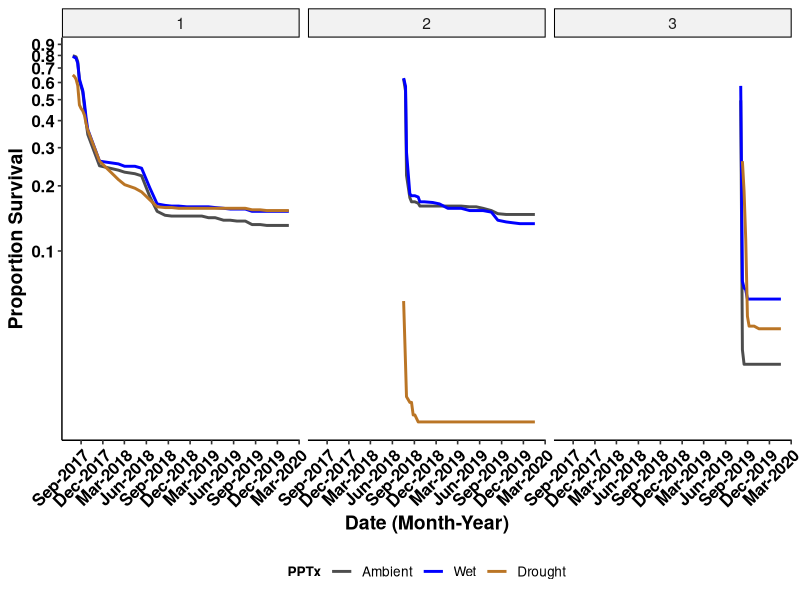
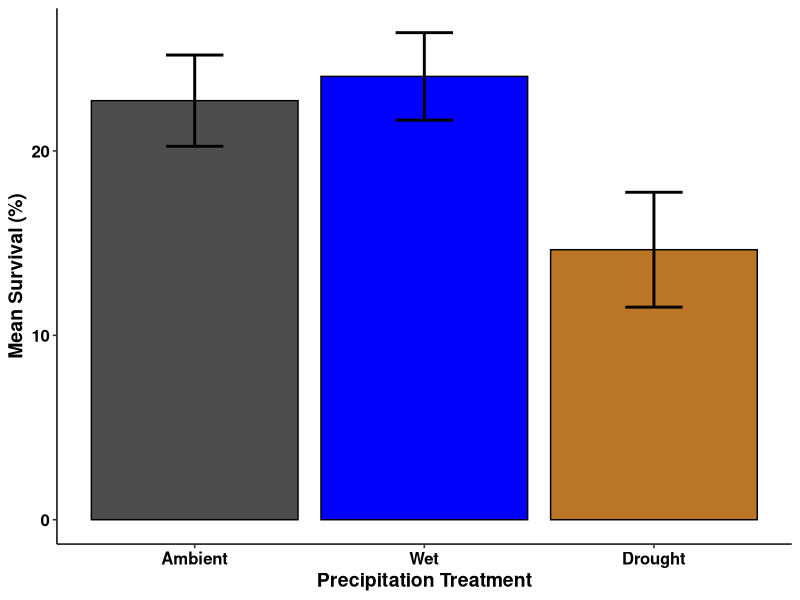
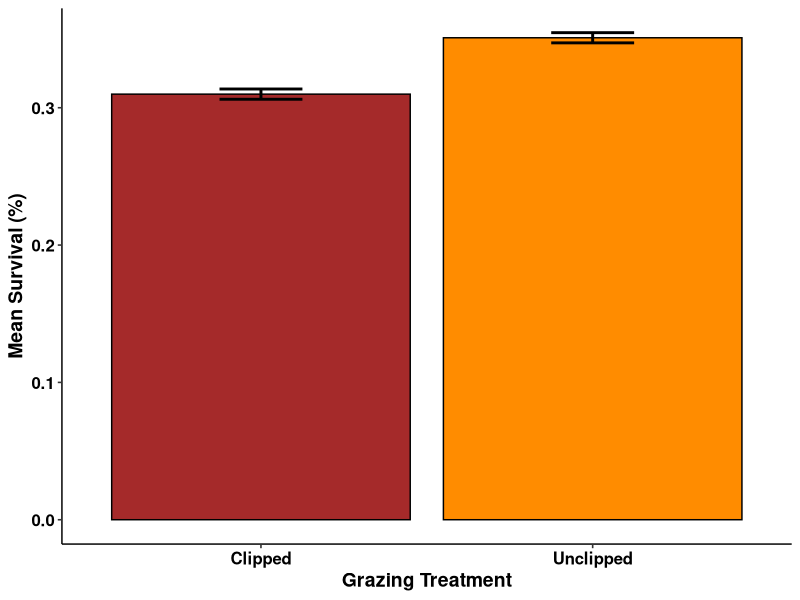
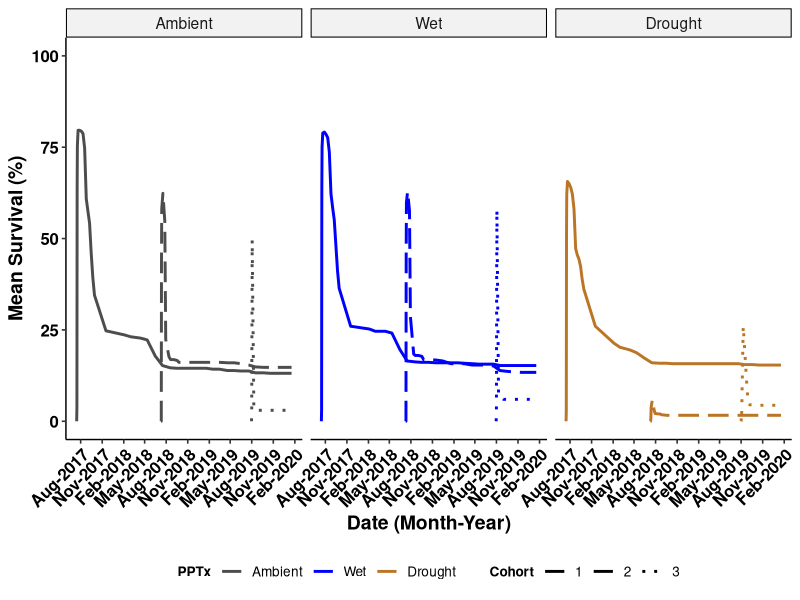
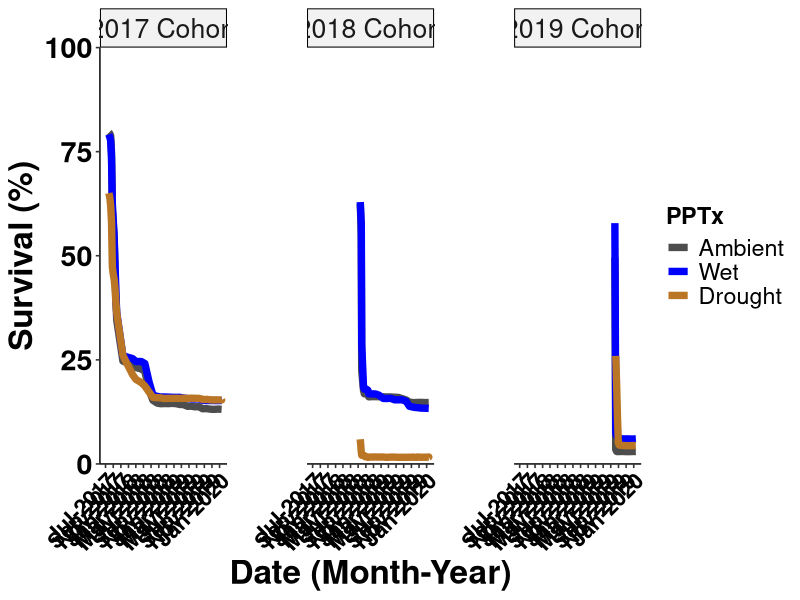
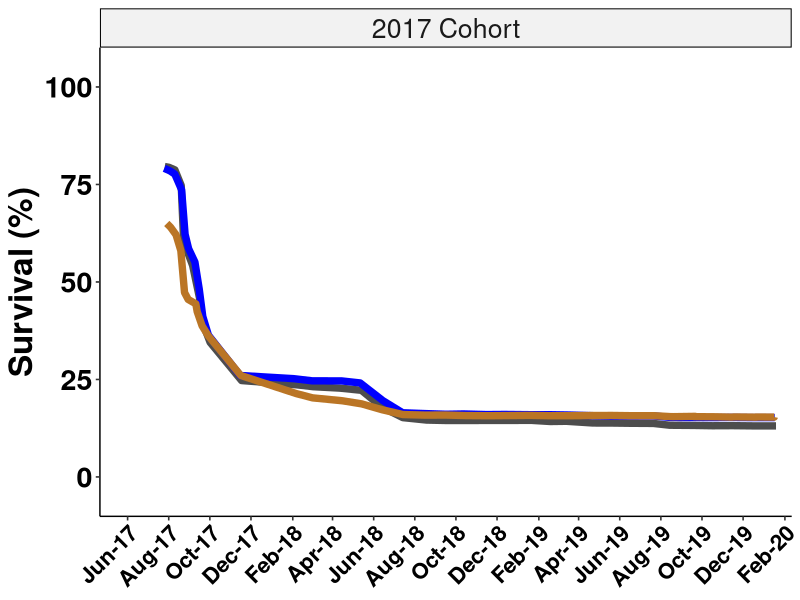
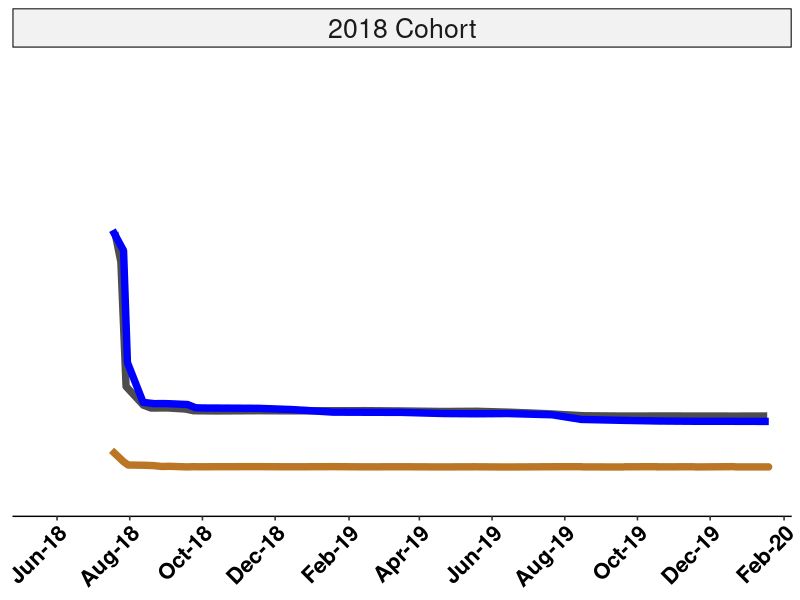
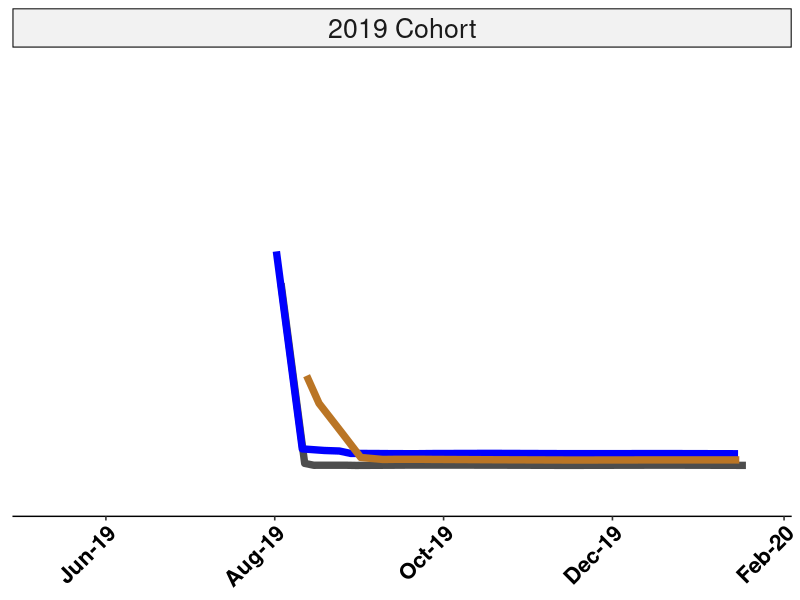

Here is the R script that generated these plots, in order: (Note: this script raises an error after producing the figures.)
# USDA Rainout - Santa Rita Experimental Range
# Data visualizations-main
# Austin Rutherford
# email:arutherford@email.arizona.edu
# 2021-03-29

# Load packages
library(tidyverse)
library(forcats)
library(vroom)
library(ggpubr)
library(glmmTMB)
library(dplyr)

### Read in clean seedlings data with model outputs from "srer_rainout_stats_summarize"
seedlings_obs <- vroom("Data/seedlings_obs.csv",
                   col_types = c(.default = "f",
                                 ObsID = "i",
                                 date = "D",
                                 survival = "i",
                                 died = "i",
                                 tot_germination = "i",
                                 herb_lived = "i",
                                 herb_died = "i",
                                 tot_herbivory = "i",
                                 granivory = "i",
                                 res_surv = "d",
                                 sim_surv = "d",
                                 sim_fit_surv = "d",
                                 pred_surv = "d"))
str(seedlings_obs)
glimpse(seedlings_obs)

# create data set for raw survival data
tot_surv <- seedlings_obs %>% 
  mutate(surv_perc = ((survival/tot_germination))) %>% 
  mutate(surv_perc = replace_na(surv_perc, 0)) %>% 
  group_by(precip, cohort, date) %>% 
  summarise(mean_surv = mean(survival/10),
            count_surv = sum(survival),
            sd_surv = sd(surv_perc),
            counts = n(),
            se_surv = (sd_surv/sqrt(counts))) %>%
  mutate(upper = mean_surv + se_surv,
         lower = mean_surv - se_surv,
         date = as.Date(date))

summary(tot_surv)

# survivorship curve, remove the lead up
surv_small_1 <- tot_surv %>% 
  filter(cohort == 1) %>% 
  filter(date > "2017-07-21")

surv_small_2 <- tot_surv %>% 
  filter(cohort == 2) %>% 
  filter(date >= "2018-07-18")

surv_small_3 <- tot_surv %>% 
  filter(cohort == 3 & precip != "RO") %>% # to start with all max values, need to cut one more date from RO..delayed germ
  filter(date >= "2019-08-03")

surv_small_drought <- tot_surv %>% 
  filter(precip == "RO" & date >= "2019-08-10")

surv_small_all <- rbind(surv_small_1, surv_small_2, surv_small_3, surv_small_drought) %>% 
  mutate(date = as.Date(date))


line_surv_curv <- surv_small_all %>% 
  mutate(precip = recode_factor(precip,
                                "Control" = "Ambient",
                                "IR" = "Wet",
                                "RO" = "Drought")) %>% 
  ggplot(aes(x = date, y = mean_surv, group = precip, color = precip)) + 
  scale_color_manual(values = c("grey30", "blue1", "#ba7525")) +
  scale_x_date(date_labels = "%b-%Y", date_breaks = "3 months") +
  geom_line(aes(), stat = "identity", size = 1) + 
  scale_fill_manual(values = c("grey30","blue1", "red1")) +
  scale_y_log10(breaks = seq(0, 1, 0.10))+
  labs(y = "Proportion Survival",
       x = "Date (Month-Year)",
       color = "PPTx") +
  facet_wrap(~cohort, ncol = 3, nrow = 1) +
  theme_pubr(legend = "bottom", x.text.angle = 45) +
  labs_pubr()

line_surv_curv

# bar fig of survival
bar_surv_fig <- tot_surv %>%
  group_by(precip) %>% 
  summarise(mean_precip_per = (100*mean(mean_surv)),
            mean_se_per = (100*mean(se_surv))) %>%
  mutate(upper = mean_precip_per + mean_se_per,
         lower = mean_precip_per - mean_se_per) %>%
  mutate(precip = recode_factor(precip,
                                      "Control" = "Ambient",
                                      "IR" = "Wet",
                                       "RO" = "Drought", .ordered = TRUE)) %>% 
  ggplot(mapping = aes(x = precip, y = mean_precip_per, fill = precip)) +
  geom_bar(stat="identity", color = "black", position=position_dodge()) +
  geom_errorbar(aes(ymin = lower, ymax = upper), width = 0.25, position = position_dodge(), size = 1) +
  scale_fill_manual(values = c("grey30","blue1","#ba7525")) +
  scale_x_discrete(labels = c("Ambient","Wet", "Drought")) +
  labs(y = "Mean Survival (%)",
       x = "Precipitation Treatment") +
  theme_pubr(legend = "none") +
  labs_pubr()

bar_surv_fig

ggsave(filename = "Figures_Tables/bar_mean_surv.tiff",
       plot = bar_surv_fig,
       dpi = 800,
       width = 22,
       height = 12,
       units = "in",
       compression = "lzw")

# create data set for clip
tot_surv_c <- seedlings_obs %>% 
  mutate(surv_perc = ((survival/tot_germination))) %>% 
  mutate(surv_perc = replace_na(surv_perc, 0)) %>% 
  group_by(clip) %>% 
  summarise(mean_surv = mean(surv_perc),
            count_surv = sum(surv_perc),
            sd_surv = sd(surv_perc),
            counts = n(),
            se_surv = (sd_surv/sqrt(counts))) %>%
  mutate(upper = mean_surv + se_surv,
         lower = mean_surv - se_surv)

bar_cliponly_fig <- tot_surv_c %>%
  ggplot(mapping = aes(x = clip, y = mean_surv, fill = clip)) +
  geom_bar(stat="identity", color = "black", position=position_dodge()) +
  geom_errorbar(aes(ymin = lower, ymax = upper), width = 0.25, position = position_dodge(), size = 1) +
  scale_fill_manual(values = c("brown","darkorange")) +
  scale_x_discrete(labels = c("Clipped","Unclipped")) +
  labs(y = "Mean Survival (%)",
       x = "Grazing Treatment") +
  theme_pubr(legend = "none") +
  labs_pubr()

bar_cliponly_fig

ggsave(filename = "Figures_Tables/bar_cliponly_surv.tiff",
       plot = bar_cliponly_fig,
       dpi = 800,
       width = 22,
       height = 12,
       units = "in",
       compression = "lzw")

# plot survival over time, all dates
line_mean_surv <- tot_surv %>% 
  mutate(precip = recode_factor(precip,
                                "Control" = "Ambient",
                                "IR" = "Wet",
                                "RO" = "Drought", .ordered = TRUE)) %>% 
  ggplot(aes(x = date, y = 100*mean_surv, group = cohort, color = precip)) + 
  scale_color_manual(values = c("grey30", "blue1", "#ba7525")) +
  #scale_y_continuous(breaks = seq(0, 120, 10), expand = c(0.02,0)) +
  scale_x_date(date_labels = "%b-%Y", date_breaks = "3 months") +
  geom_line(aes(linetype = cohort), stat = "identity", size = 1) + 
  scale_linetype_manual(values=c("solid","longdash", "dotted")) +
  scale_fill_manual(values = c("grey30","blue1", "red1")) +
  ylim(0, 100) +
  labs(y = "Mean Survival (%)",
       x = "Date (Month-Year)",
       color = "PPTx",
       linetype = "Cohort") +
  facet_wrap(~precip, ncol = 3, nrow = 1) +
  theme_pubr(legend = "bottom", x.text.angle = 45) +
  labs_pubr()

line_mean_surv

ggsave(filename = "Figures_Tables/seedlings/line_mean_surv.tiff",
       plot = line_mean_surv,
       dpi = 800,
       width = 22,
       height = 12,
       units = "in",
       compression = "lzw")


# remove the lead up survival to start max for each cohort (following Archer suggestions)
surv_small_1 <- tot_surv %>% 
  filter(cohort == 1) %>% 
  filter(date > "2017-07-21")

surv_small_2 <- tot_surv %>% 
  filter(cohort == 2) %>% 
  filter(date >= "2018-07-18")

surv_small_3 <- tot_surv %>% 
  filter(cohort == 3 & precip != "RO") %>% # to start with all max values, need to cut one more date from RO..delayed germ
  filter(date >= "2019-08-03")

surv_small_drought <- tot_surv %>% 
  filter(precip == "RO" & date >= "2019-08-10")

surv_small_all <- rbind(surv_small_1, surv_small_2, surv_small_3, surv_small_drought) %>% 
  mutate(date = as.Date(date))

range <-  c(as.Date("2017-06-15"), as.Date("2020-02-01"))

line_mean_surv_archer <- surv_small_all %>% 
  mutate(precip = recode_factor(precip,
                                "Control" = "Ambient",
                                "IR" = "Wet",
                                "RO" = "Drought", .ordered = TRUE)) %>%
  mutate(cohort = recode_factor(cohort,
                                "1" = "2017 Cohort",
                                "2" = "2018 Cohort",
                                "3" = "2019 Cohort")) %>%
  ggplot(aes(x = date, y = 100*mean_surv, group = precip, color = precip)) + 
  scale_color_manual(values = c("grey30", "blue1", "#ba7525")) +
  scale_y_continuous(limits = c(0,100), breaks = seq(0, 100, 25), expand = c(0,0)) +
  scale_x_date(date_labels = "%b-%Y", date_breaks = "2.5 months", expand = c(0.03,0.03), limits = range) +
  geom_line(aes(), stat = "identity", size = 2.5, position = "jitter") + 
  #scale_linetype_manual(values=c("solid","longdash", "dotted")) +
  scale_fill_manual(values = c("grey30","blue1", "red1")) +
  #ylim(0, 700) +
  labs(y = "Survival (%)",
       x = "Date (Month-Year)",
       color = "PPTx") +
  facet_wrap(~cohort, ncol = 3, nrow = 1, scales = "free_x") +
  theme_pubr(legend = "right", x.text.angle = 45) +
  theme(panel.spacing.x = unit(4, "lines")) +
  labs_pubr(base_size = 24)+
  theme(axis.text.x=element_text(size=16))

line_mean_surv_archer

ggsave(filename = "Figures_Tables/seedlings/line_mean_surv_archer.tiff",
       plot = line_mean_surv_archer,
       dpi = 800,
       width = 22,
       height = 12,
       units = "in",
       compression = "lzw")

# create a separate plot for each cohort, then combine to set date ranges/scales
# for each cohort 

surv_1 <- surv_small_all %>% filter(cohort == "1")

surv_2 <- surv_small_all %>% filter(cohort == "2")

surv_3 <- surv_small_all %>% filter(cohort == "3")

range1 <-  c(as.Date("2017-05-01"), as.Date("2020-02-01"))

line_mean_surv_archer_1 <- surv_1 %>% 
  mutate(precip = recode_factor(precip,
                                "Control" = "Ambient",
                                "IR" = "Wet",
                                "RO" = "Drought", .ordered = TRUE)) %>%
  mutate(cohort = recode_factor(cohort,
                                "1" = "2017 Cohort")) %>%
  ggplot(aes(x = date, y = 100*mean_surv, group = precip, color = precip)) + 
  scale_color_manual(values = c("grey30", "blue1", "#ba7525")) +
  scale_y_continuous(limits = c(0,100), breaks = seq(0, 100, 25), expand = c(0.1,0.1)) +
  scale_x_date(date_labels = "%b-%y", date_breaks = "2.75 months", expand = c(0.01, 0), limits = range1) +
  geom_line(aes(), stat = "identity", size = 2.5, position = "jitter") + 
  scale_fill_manual(values = c("grey30","blue1", "red1")) +
  labs(y = "Survival (%)",
       x = NULL,
       color = "PPTx") +
  facet_wrap(~cohort) +
  theme_pubr(legend = "none", x.text.angle = 45) +
  #theme(plot.margin =  unit(c(0,1,0,0),"inches")) +
  labs_pubr(base_size = 24)+
  theme(axis.text.x=element_text(size=16))

line_mean_surv_archer_1

range2 <-  c(as.Date("2018-05-01"), as.Date("2020-02-01"))

line_mean_surv_archer_2 <- surv_2 %>% 
  mutate(precip = recode_factor(precip,
                                "Control" = "Ambient",
                                "IR" = "Wet",
                                "RO" = "Drought", .ordered = TRUE)) %>%
  mutate(cohort = recode_factor(cohort,
                                "2" = "2018 Cohort")) %>%
  ggplot(aes(x = date, y = 100*mean_surv, group = precip, color = precip)) + 
  scale_color_manual(values = c("grey30", "blue1", "#ba7525")) +
  scale_y_continuous(limits = c(-1,100), breaks = seq(0, 100, 25), expand = c(0.1,0.1)) +
  scale_x_date(date_labels = "%b-%y", date_breaks = "2.75 months", expand = c(0.01,0), limits = range2) +
  geom_line(aes(), stat = "identity", size = 2.5, position = "jitter") + 
  scale_fill_manual(values = c("grey30","blue1", "red1")) +
  labs(y = NULL,
       x = NULL,
       color = "PPTx") +
  facet_wrap(~cohort) +
  theme_pubr(legend = "none", x.text.angle = 45) +
  #theme(plot.margin =  unit(c(0,1,0,0),"inches")) +
  labs_pubr(base_size = 24)+
  theme(axis.text.x=element_text(size=16),
        axis.text.y = element_blank(),
        axis.ticks.y = element_blank(),
        axis.line.y = element_blank())

line_mean_surv_archer_2

range3 <-  c(as.Date("2019-05-01"), as.Date("2020-02-01"))

line_mean_surv_archer_3 <- surv_3 %>% 
  mutate(precip = recode_factor(precip,
                                "Control" = "Ambient",
                                "IR" = "Wet",
                                "RO" = "Drought", .ordered = TRUE)) %>%
  mutate(cohort = recode_factor(cohort,
                                "3" = "2019 Cohort")) %>%
  ggplot(aes(x = date, y = 100*mean_surv, group = precip, color = precip)) + 
  scale_color_manual(values = c("grey30", "blue1", "#ba7525")) +
  scale_y_continuous(limits = c(0,100), breaks = seq(0, 100, 25), expand = c(0.1,0.1)) +
  scale_x_date(date_labels = "%b-%y", date_breaks = "2.75 months", expand = c(0.01,0), limits = range3) +
  geom_line(aes(), stat = "identity", size = 2.5, position = "jitter") + 
  scale_fill_manual(values = c("grey30","blue1", "red1")) +
  labs(y = NULL,
       x = NULL,
       color = "PPTx") +
  facet_wrap(~cohort) +
  theme_pubr(legend = "none", x.text.angle = 45) +
  #theme(plot.margin =  unit(c(0,1,0,0),"inches")) +
  labs_pubr(base_size = 24)+
  theme(axis.text.x=element_text(size=16),
        axis.text.y = element_blank(),
        axis.ticks.y = element_blank(),
        axis.line.y = element_blank())

line_mean_surv_archer_3

# combine the three figs into one
tot_surv_fig <- gridExtra::grid.arrange(line_mean_surv_archer_1, 
                             line_mean_surv_archer_2,
                             line_mean_surv_archer_3,
                             ncol = 3)

tot_surv_fig

ggsave(filename = "Figures_Tables/seedlings/line_mean_surv_tot.tiff",
       plot = tot_surv_fig,
       dpi = 800,
       width = 22,
       height = 12,
       units = "in",
       compression = "lzw")

surv_small_all %>% 
  group_by(precip, cohort) %>% 
  summarise(max = max(count_surv),
            min = min(count_surv))


# calculate summary info
# remove 2 weeks following sowing
surv_leadup_1 <- seedlings_obs %>% 
  filter(cohort == 1) %>% 
  mutate(date = as.Date(date)) %>% 
  filter(date > "2017-07-21")

surv_leadup_2 <- seedlings_obs %>% 
  filter(cohort == 2) %>% 
  mutate(date = as.Date(date)) %>% 
  filter(date >= "2018-07-18")

surv_leadup_3 <- seedlings_obs%>% 
  filter(cohort == 3 & precip != "RO") %>% # to start with all max values, need to cut one more date from RO..delayed germ
  mutate(date = as.Date(date)) %>% 
  filter(date >= "2019-08-03")

surv_leadup_drought <- seedlings_obs %>% 
  mutate(date = as.Date(date)) %>% 
  filter(precip == "RO" & date >= "2019-08-10")

surv_leadup_all <- rbind(surv_leadup_1, surv_leadup_2, surv_leadup_3, surv_leadup_drought) %>% 
  mutate(date = as.Date(date))


tot_surv_summary <- surv_leadup_all %>% 
  mutate(surv_perc = ((survival/tot_germination))) %>% 
  mutate(surv_perc = replace_na(surv_perc, 0)) %>% 
  group_by(precip, cohort, date) %>% 
  summarise(mean_surv = 100*mean(surv_perc),
            sd_surv = 100*sd(surv_perc),
            counts = n(),
            se_surv = (sd_surv/sqrt(counts))) %>%
  mutate(upper = mean_surv + se_surv,
         lower = mean_surv - se_surv)

tot_surv_summary_full <- surv_leadup_all %>% 
  mutate(surv_perc = ((survival/tot_germination))) %>% 
  mutate(surv_perc = replace_na(surv_perc, 0)) %>% 
  group_by(precip, excl, clip) %>% 
  summarise(mean_surv = 100*mean(surv_perc),
            sd_surv = 100*sd(surv_perc),
            counts = n(),
            se_surv = (sd_surv/sqrt(counts))) %>%
  mutate(upper = mean_surv + se_surv,
         lower = mean_surv - se_surv)

tot_surv_summary_pcohort <- surv_leadup_all %>% 
  mutate(surv_perc = ((survival/tot_germination))) %>% 
  mutate(surv_perc = replace_na(surv_perc, 0)) %>% 
  group_by(precip, cohort) %>% 
  summarise(mean_surv = 100*mean(surv_perc),
            sd_surv = 100*sd(surv_perc),
            counts = n(),
            se_surv = (sd_surv/sqrt(counts))) %>%
  mutate(upper = mean_surv + se_surv,
         lower = mean_surv - se_surv)

# create data set for precip and excl and clip
tot_surv_pce <- surv_leadup_all %>% 
  mutate(surv_perc = ((survival/tot_germination))) %>% 
  mutate(surv_perc = replace_na(surv_perc, 0)) %>% 
  group_by(precip, excl, clip) %>% 
  summarise(mean_surv = 100*mean(surv_perc),
            sd_surv = 100*sd(surv_perc),
            counts = n(),
            se_surv = (sd_surv/sqrt(counts))) %>%
  mutate(upper = mean_surv + se_surv,
         lower = mean_surv - se_surv)

bar_pce_fig <- tot_surv_pce %>%
  mutate(precip = recode_factor(precip,
                                "Control" = "Ambient",
                                "IR" = "Wet",
                                "RO" = "Drought", .ordered = TRUE)) %>% 
  mutate(excl = recode_factor(excl, 
                              "Control" = "None",
                              "Ants" = "Ants Excl",
                              "Rodents" = "Rodents Excl",
                              "Total" = "Total Excl")) %>% 
  ggplot(mapping = aes(x = precip, y = mean_surv, fill = precip)) +
  geom_bar(stat="identity", color = "black", position=position_dodge()) +
  geom_errorbar(aes(ymin = lower, ymax = upper), width = 0.25, position = position_dodge(), size = 1) +
  scale_fill_manual(values = c("grey30", "blue1", "#ba7525")) +
  scale_x_discrete(labels = c("Ambient", "Wet", "Drought")) +
  ylim(0, 60) +
  labs(y = "Seedling Survival (%)",
       x = "Precipitation Treatment") +
  theme_pubr(legend = "none") +
  facet_grid(cols = vars(clip), rows = vars(excl)) +
  labs_pubr(base_size = 24) +
  theme(legend.position="none", 
        panel.border = element_blank(), 
        panel.spacing.x = unit(1,"line"))

bar_pce_fig

ggsave(filename = "Figures_Tables/bar_alltx_surv.tiff",
       plot = bar_pce_fig,
       dpi = 800,
       width = 22,
       height = 12,
       units = "in",
       compression = "lzw")

# create data set for precip and excl, by cohort
tot_surv_pe <- seedlings_obs %>%
  mutate(surv_perc = ((survival/tot_germination))) %>% 
  mutate(surv_perc = replace_na(surv_perc, 0)) %>% 
  group_by(precip, excl, cohort) %>% 
  summarise(mean_surv = 100*mean(surv_perc),
            sd_surv = 100*sd(surv_perc),
            counts = n(),
            se_surv = (sd_surv/sqrt(counts))) %>%
  mutate(upper = mean_surv + se_surv,
         lower = mean_surv - se_surv)

bar_excl_fig <- tot_surv_pe %>%
  mutate(precip = recode_factor(precip,
                                "Control" = "Ambient",
                                "IR" = "Wet",
                                "RO" = "Drought", .ordered = TRUE)) %>% 
  ggplot(mapping = aes(x = precip, y = mean_surv, fill = precip)) +
  geom_bar(stat="identity", color = "black", position=position_dodge()) +
  geom_errorbar(aes(ymin = lower, ymax = upper), width = 0.25, position = position_dodge(), size = 1) +
  #scale_fill_manual(values = c("brown","darkorange")) +
  #scale_x_discrete(labels = c("Clipped","Unclipped")) +
  #ylim(0, 50) +
  labs(y = "Seedling Survival (%)",
       x = "") +
  theme_pubr(legend = "none") +
  facet_grid(rows = vars(cohort), cols = vars(clip), scales = "free") +
  labs_pubr(base_size = 24)

bar_excl_fig

ggsave(filename = "Figures_Tables/bar_clip_surv.tiff",
       plot = bar_clip_fig,
       dpi = 800,
       width = 22,
       height = 12,
       units = "in",
       compression = "lzw")
